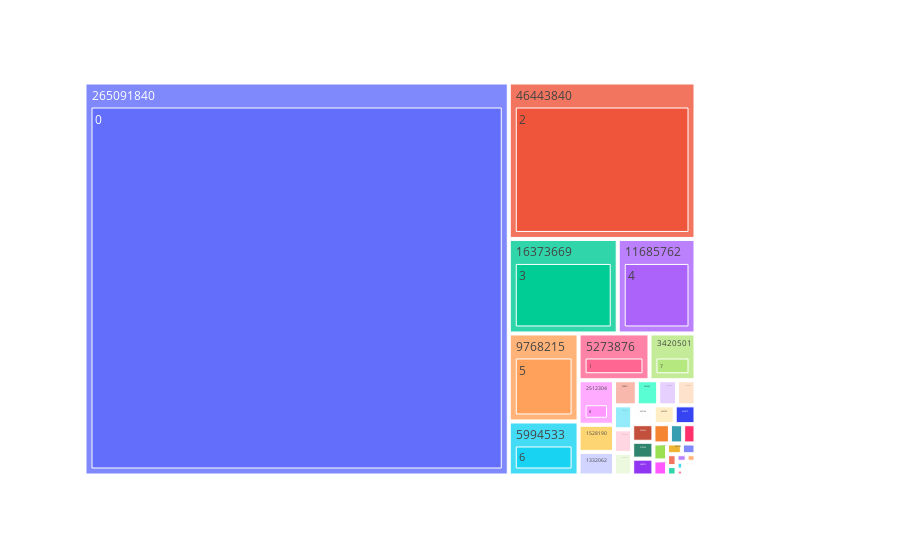

Here is the notebook cell this chart was saved with:
### Code cell
fig = px.treemap(df1,path=['Number_location_with%', 'Percentage'], values='Number_location_with%')#, color='Percentage')
fig.update_layout(height=900, margin_r=200)

# fig.update_layout(margin = dict(t=100, l=50, r=5, b=25))
fig.show()

### Figure 1 — Plotly figure (JSON) as saved in the notebook; plotly's stock layout.template omitted (floating-point values rounded to 4 significant figures; data arrays with more than 128 entries replaced by an {"elided": "..."} marker saying what was removed)
{"data": [{"branchvalues": "total", "domain": {"x": [0, 1], "y": [0, 1]}, "hovertemplate": "labels=%{label}<br>Number_location_with%=%{value}<br>parent=%{parent}<br>id=%{id}<extra></extra>", "ids": {"elided": "202 str values"}, "labels": {"elided": "202 str values"}, "name": "", "parents": {"elided": "202 str values"}, "type": "treemap", "values": {"elided": "202 int values"}}], "layout": {"autosize": true, "legend": {"tracegroupgap": 0}, "margin": {"r": 200, "t": 60}}}
